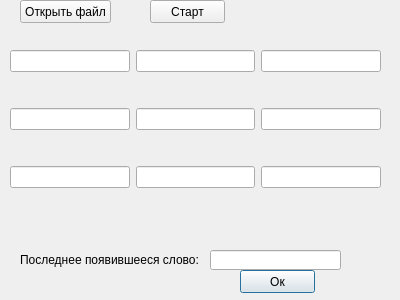
<?xml version="1.0" encoding="UTF-8"?>
<ui version="4.0">
 <class>Dialog</class>
 <widget class="QDialog" name="Dialog">
  <property name="geometry">
   <rect>
    <x>0</x>
    <y>0</y>
    <width>400</width>
    <height>300</height>
   </rect>
  </property>
  <property name="windowTitle">
   <string>Dialog</string>
  </property>
  <widget class="QWidget" name="gridLayoutWidget">
   <property name="geometry">
    <rect>
     <x>10</x>
     <y>20</y>
     <width>371</width>
     <height>201</height>
    </rect>
   </property>
   <layout class="QGridLayout" name="gridLayout">
    <item row="1" column="0">
     <widget class="QLineEdit" name="line4"/>
    </item>
    <item row="2" column="1">
     <widget class="QLineEdit" name="line8"/>
    </item>
    <item row="2" column="0">
     <widget class="QLineEdit" name="line7"/>
    </item>
    <item row="0" column="0">
     <widget class="QLineEdit" name="line1"/>
    </item>
    <item row="1" column="1">
     <widget class="QLineEdit" name="line5"/>
    </item>
    <item row="0" column="1">
     <widget class="QLineEdit" name="line2"/>
    </item>
    <item row="0" column="2">
     <widget class="QLineEdit" name="line3"/>
    </item>
    <item row="1" column="2">
     <widget class="QLineEdit" name="line6"/>
    </item>
    <item row="2" column="2">
     <widget class="QLineEdit" name="line9"/>
    </item>
   </layout>
  </widget>
  <widget class="QLabel" name="label_2">
   <property name="geometry">
    <rect>
     <x>20</x>
     <y>250</y>
     <width>181</width>
     <height>20</height>
    </rect>
   </property>
   <property name="text">
    <string>Последнее появившееся слово:</string>
   </property>
  </widget>
  <widget class="QLineEdit" name="line_Answer">
   <property name="geometry">
    <rect>
     <x>210</x>
     <y>250</y>
     <width>131</width>
     <height>20</height>
    </rect>
   </property>
  </widget>
  <widget class="QPushButton" name="btn_ok">
   <property name="geometry">
    <rect>
     <x>240</x>
     <y>270</y>
     <width>75</width>
     <height>23</height>
    </rect>
   </property>
   <property name="text">
    <string>Ок</string>
   </property>
  </widget>
  <widget class="QPushButton" name="btn_Start">
   <property name="geometry">
    <rect>
     <x>150</x>
     <y>0</y>
     <width>75</width>
     <height>23</height>
    </rect>
   </property>
   <property name="text">
    <string>Старт</string>
   </property>
  </widget>
  <widget class="QLabel" name="label_alert">
   <property name="geometry">
    <rect>
     <x>80</x>
     <y>280</y>
     <width>47</width>
     <height>13</height>
    </rect>
   </property>
   <property name="text">
    <string/>
   </property>
  </widget>
  <widget class="QPushButton" name="btn_openFile">
   <property name="geometry">
    <rect>
     <x>20</x>
     <y>0</y>
     <width>91</width>
     <height>23</height>
    </rect>
   </property>
   <property name="text">
    <string>Открыть файл</string>
   </property>
  </widget>
 </widget>
 <resources/>
 <connections/>
</ui>
